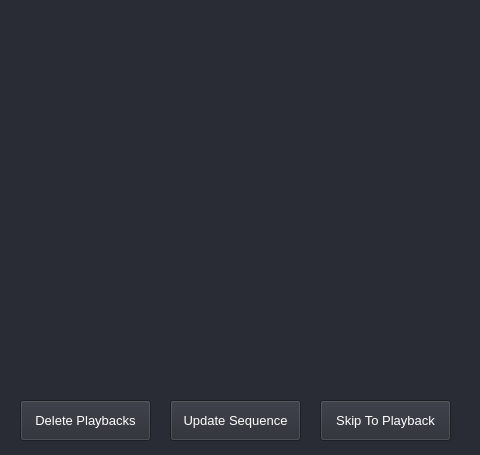
<?xml version="1.0" encoding="UTF-8"?>
<ui version="4.0">
 <class>Form</class>
 <widget class="QWidget" name="Form">
  <property name="geometry">
   <rect>
    <x>0</x>
    <y>0</y>
    <width>480</width>
    <height>455</height>
   </rect>
  </property>
  <property name="windowTitle">
   <string>Form</string>
  </property>
  <property name="styleSheet">
   <string notr="true">QWidget{background-color:#292C34}</string>
  </property>
  <widget class="QPushButton" name="updateButton">
   <property name="geometry">
    <rect>
     <x>170</x>
     <y>400</y>
     <width>131</width>
     <height>41</height>
    </rect>
   </property>
   <property name="font">
    <font>
     <pointsize>10</pointsize>
    </font>
   </property>
   <property name="styleSheet">
    <string notr="true">QPushButton{color:white;}</string>
   </property>
   <property name="text">
    <string>Update Sequence</string>
   </property>
  </widget>
  <widget class="QWidget" name="gridLayoutWidget">
   <property name="geometry">
    <rect>
     <x>10</x>
     <y>20</y>
     <width>451</width>
     <height>361</height>
    </rect>
   </property>
   <layout class="QGridLayout" name="layout"/>
  </widget>
  <widget class="QPushButton" name="deleteButton">
   <property name="geometry">
    <rect>
     <x>20</x>
     <y>400</y>
     <width>131</width>
     <height>41</height>
    </rect>
   </property>
   <property name="font">
    <font>
     <pointsize>10</pointsize>
    </font>
   </property>
   <property name="styleSheet">
    <string notr="true">QPushButton{color:white;}</string>
   </property>
   <property name="text">
    <string>Delete Playbacks</string>
   </property>
  </widget>
  <widget class="QPushButton" name="skipToPlaybackButton">
   <property name="geometry">
    <rect>
     <x>320</x>
     <y>400</y>
     <width>131</width>
     <height>41</height>
    </rect>
   </property>
   <property name="font">
    <font>
     <pointsize>10</pointsize>
    </font>
   </property>
   <property name="styleSheet">
    <string notr="true">QPushButton{color:white;}</string>
   </property>
   <property name="text">
    <string>Skip To Playback</string>
   </property>
  </widget>
 </widget>
 <resources/>
 <connections/>
</ui>
